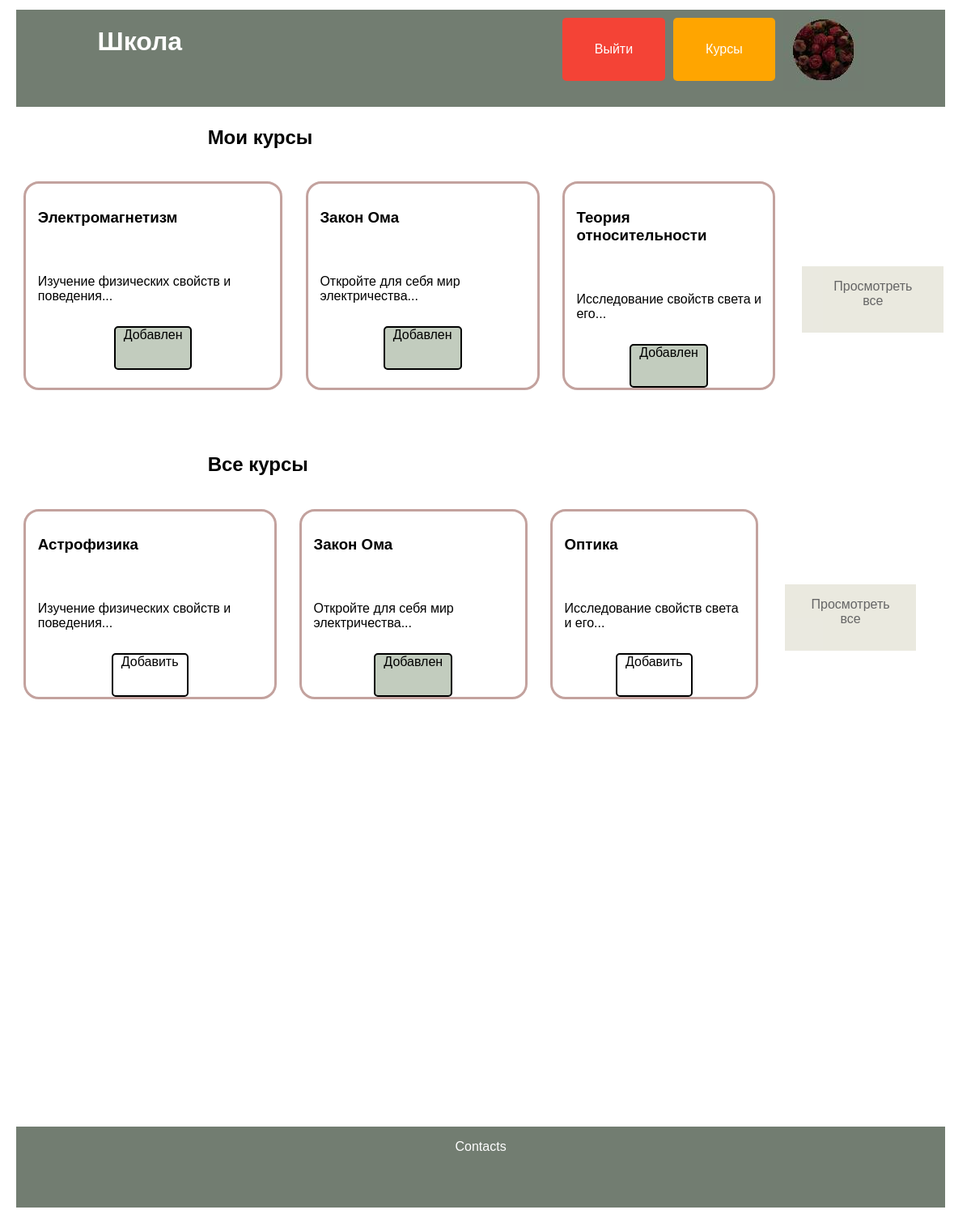
The page /home (signed in) on the database its author committed.
### data/users.py (models this page shows, shortened)
class User(SqlAlchemyBase, UserMixin):
    __tablename__ = 'users'
    id = sqlalchemy.Column(sqlalchemy.Integer,
                           primary_key=True, autoincrement=True)
    name = sqlalchemy.Column(sqlalchemy.String, nullable=True)
    about = sqlalchemy.Column(sqlalchemy.String, nullable=True)
    email = sqlalchemy.Column(sqlalchemy.String,
                              index=True, unique=True, nullable=True)
    hashed_password = sqlalchemy.Column(sqlalchemy.String, nullable=True)
    created_date = sqlalchemy.Column(sqlalchemy.DateTime,
                                     default=datetime.datetime.now)
    photo = sqlalchemy.Column(sqlalchemy.String, default='default.jpg')
    user_course = orm.relationship("UserCourse", back_populates='user')

### data/courses.py (models this page shows)
class Course(SqlAlchemyBase):
    __tablename__ = 'courses'
    id = sqlalchemy.Column(sqlalchemy.Integer,
                           primary_key=True, autoincrement=True)
    title = sqlalchemy.Column(sqlalchemy.String, nullable=True)
    description = sqlalchemy.Column(sqlalchemy.String, nullable=True)
    content = sqlalchemy.Column(sqlalchemy.String, nullable=True)
    created_date = sqlalchemy.Column(sqlalchemy.DateTime,
                                     default=datetime.datetime.now)
    user_course = orm.relationship("UserCourse", back_populates='course')

### main.py (the view, shortened to what this page needs)
@app.route('/home', methods=['GET', 'POST'])
def home():
    global userinf
    form = HomeForm()
    db_sess = db_session.create_session()
    id_newcourses = ''
    all_courses = db_sess.query(Course).all()
    if current_user.is_authenticated:
        id_courses = db_sess.query(UserCourse).filter(UserCourse.user_id == current_user.id).all()
        print(id_courses)
        my_courses = []
        if id_courses != []:
            for el in id_courses:
                courses = db_sess.query(Course).filter(Course.id == el.id_course).first()
                my_courses.append(courses)
        id_newcourses = request.form.getlist("check_box")
        id_newcourses = [int(x) for x in id_newcourses]
        my_ids = [x.id for x in my_courses]
    all_courses = db_sess.query(Course).all()
    if current_user.is_authenticated:
        id_courses = db_sess.query(UserCourse).filter(UserCourse.user_id == current_user.id).all()
        my_courses = []
        if id_courses != []:
            for el in id_courses:
                courses = db_sess.query(Course).filter(Course.id == el.id_course).first()
                my_courses.append(courses)
            id_newcourses = []
            for el in my_courses:
                id_newcourses.append(el.id)
        else:
            my_courses = '1'
    else:
        my_courses = ''
    random.shuffle(all_courses)
    return render_template('home.html', course=all_courses, my_courses=my_courses, len=len(my_courses), checked=id_newcourses, userinf=current_user)

### data/db_session.py (called while the page is built)
def create_session() -> Session:
    global __factory
    return __factory()

### main.py (called while the page is built)
@login_manager.user_loader
def load_user(user_id):
    db_sess = db_session.create_session()
    return db_sess.query(User).get(user_id)

### templates/home.html (shortened to what this page needs)
{% extends "base.html" %}
{% block content %}
<h2 class="usernames">Мои курсы</h2><br>
    {% if my_courses != '1' %}
    <div class="otstup">
        <div class="courses">
            {% for i in range(len) %}
            {% if i < 3 %}
                <div class="onecourse" data-course-id="{{ my_courses[i].id }}">
                    <h3 class="text-course"><a  class='card-a'>{{ my_courses[i].title }}</a></h3>
                        <p class="text-course"><a  class='card-a'>{{ ' '.join(course[i].description.split()[:5]) }}...</a></p>
                    <a class="delete-button" href="/delete_my_course/{{ my_courses[i].id }}/1"></a>
                </div>
            {% endif %}
        {% endfor %}
        <a class="button1" href="/home/my-courses">Просмотреть все</a>
        </div>
    </div>
    {% else %}
    <h2 class="usernames">Вы не добавили ни один курс</h2><br>
    {% endif %}
<h2 class="usernames">Все курсы</h2><br>
<div class="otstup">
<div class="courses">
    {% for i in range(3) %}
        <div class="onecourse" data-course-id="{{ course[i].id }}">
            <h3 class="text-course"><a  class='card-a'>{{ course[i].title }}</a></h3>
                <p class="text-course"><a  class='card-a'>{{ ' '.join(course[i].description.split()[:5]) }}...</a></p>
                {% if userinf != '' %}
                    {% if checked != '' %}
                        {% if course[i].id in checked %}
                            <a class="delete-button" href="/delete_my_course/{{ course[i].id }}/1"></a>
                        {% else %}
                            <a class="add-button" href="/add_my_course/{{ course[i].id }}/1">Добавить</a>
                        {% endif %}
                    {% endif %}
                {% endif %}
        </div>
    {% endfor %}
    <div class="home-buttons">
    <a class="button1" href="/home/all-courses">Просмотреть все</a>
    </div>
    </div>
</div>
{% endblock %}

### templates/base.html (shortened to what this page needs)
<!DOCTYPE html>
<html lang="en">
<head>
        <link rel="stylesheet" href="../../../static/styles.css">
</head>
<body>
    <div class="head">
        <a href="/" class="name"><h1 class="name">Школа</h1></a>
        {% if current_user.is_authenticated %}
            <a href="/logout"><button class="logout-button">Выйти</button></a>
            <a href="/home"><button class="courses-button">Курсы</button></a>
            <a href="/home/personal-class/<{{ current_user.email }}>"><img class="avatar" src="../../../static/avatars/{{ current_user.photo }}" alt="no"></a>
    {% else %}
            <a href="/login"><button class="login-button">Войти</button></a>
            <a href="/login/registration"><button class="register-button">Зарегистрироваться</button></a>
            <a href="/home"><button class="courses-button">Курсы</button></a>
    {% endif %}
        </div>
</body>
<main role="main" class="container">
    {% block content %}{% endblock %}
</main>
<footer>
    <div class="footer">
            <p>
                Contacts
            </p>
    </div>
</footer>
</html>

### static/styles.css (style rules this page uses)
a { color: inherit; }
.head { display: flex; flex-direction: row; flex-wrap: wrap; justify-content: center; margin-left: 1%; margin-right: 1%; margin-top: 1%; background-color: rgb(114,125,113); font-family: Verdana, Helvetica, Arial, sans-serif; width: 97%; height: 120px; padding-buttom: 1%; color: #FFFFFF; }
.head img { width: 100px; height: 100px; }
.name { display: inline-block; width: 50%; margin-buttom: 100%; font-family: Verdana, Helvetica, Arial, sans-serif; }
.button1 { background-color: #DDDBCB; border: none; color: black; padding: 16px 32px; text-align: center; font-size: 16px; margin: 4px 2px; opacity: 0.6; transition: 0.3s; display: inline-block; text-decoration: none; cursor: pointer; font-family: Verdana, Helvetica, Arial, sans-serif; }
.footer { margin-left: 1%; margin-right: 1%; margin-top: 40%; text-align: center; display: inline-block; background-color: rgb(114,125,113); color: #FFFFFF; font-family: Verdana, Helvetica, Arial, sans-serif; width: 97%; height: 100px; }
.usernames { display: inline-block; width: 30%; font-family: Verdana, Helvetica, Arial, sans-serif; text-align: left; margin-top: 2%; margin-left: 21%; }
.otstup { margin: 2%; }
.courses { display: flex; flex-direction: row; flex-wrap: nowrap; justify-content: center; }
.courses a { height: 50px; align-self: center; }
.onecourse { cursor: pointer; transition: background-color 0.3s ease; display: flex; flex-direction: column; flex-wrap: wrap; justify-content: flex-start ; outline: solid rgb(195,162,158); border-radius: 1rem; margin-right: 3%; margin-bottom: 3%; font-family: Verdana, Helvetica, Arial, sans-serif; }
.text-course { padding: .75rem; margin-left: 1%; }
.card-a { text-decoration:none; color: black; }
.home-buttons { display: flex; flex-direction: column; flex-wrap: wrap; justify-content: flex-start; margin-right: 3%; font-family: Verdana, Helvetica, Arial, sans-serif; align-self: center; }
.delete-button { background-color: #c2ccbe; color: #000000; padding-left: 10px; padding-right: 10px; border: 2px solid #000000; border-radius: 5px; text-decoration: none; display: inline-block; transition: background-color 0.3s, color 0.3s, border-color 0.3s; }
.delete-button::before { content: "Добавлен"; }
.add-button { background-color: #ffffff; color: #000000; padding-left: 10px; padding-right: 10px; border: 2px solid #000000; border-radius: 5px; text-decoration: none; display: inline-block; transition: background-color 0.3s, color 0.3s, border-color 0.3s; }
.login-button, .register-button, .logout-button, .courses-button { padding: 30px 40px; font-size: 16px; cursor: pointer; border: none; border-radius: 5px; margin-right: 10px; margin-top: 10px; }
.logout-button { background-color: #f44336; color: white; }
.courses-button { background-color: #FFA500; color: white; }

### rows shown on the page
User: photo (picture)
Course: title "Электромагнетизм"
Course: description "Изучение физических свойств и поведения", title "Астрофизика", description "Изучение физических свойств и поведения"
Course: title "Закон Ома", description "Откройте для себя мир электричества", title "Закон Ома", description "Откройте для себя мир электричества"
Course: title "Теория относительности"
Course: description "Исследование свойств света и его", title "Оптика", description "Исследование свойств света и его"
